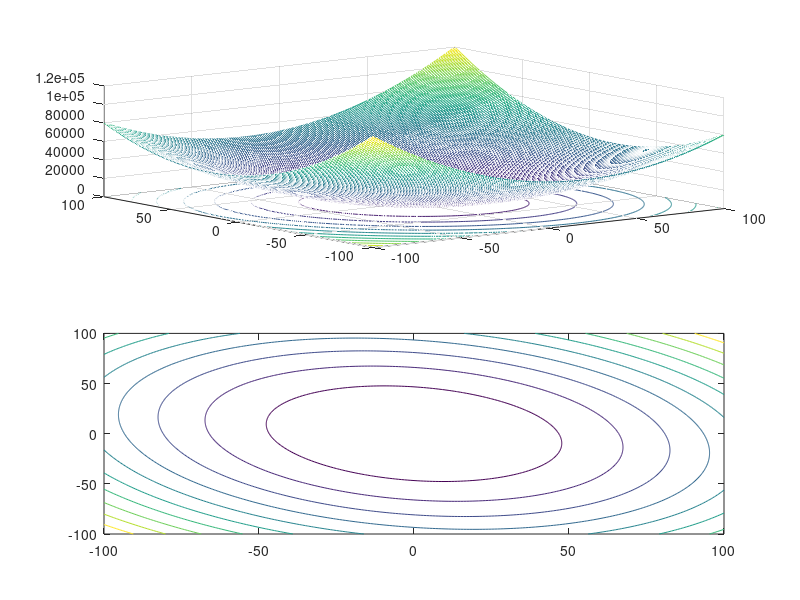

Here is the MATLAB script that generated this plot: (Note: this script raises an error after producing the figure.)
%%%%%%%ECE175 hw2 Problem 1
%%(a)surface and contour plot of function f(x)=x'Ax
[x1,x2]=meshgrid(-100:1:100);
%when b=1;A=[5 1;1 5]
fx=2.*x1.*x2+5*x1.^2+5*x2.^2;
figure
subplot(2,1,1)
meshc(x1,x2,fx);
subplot(2,1,2)
contour(x1,x2,fx);
sgtitle('surface and contour plot when b=1')

%when b=5;A=[5 5;5 5]
fx=10.*x1.*x2+5*x1.^2+5*x2.^2;
figure
subplot(2,1,1)
meshc(x1,x2,fx);
subplot(2,1,2)
contour(x1,x2,fx);
sgtitle('surface and contour plot when b=5')

%when b=10; A=[5 10;10 5]
fx=20.*x1.*x2+5*x1.^2+5*x2.^2;
figure
subplot(2,1,1)
meshc(x1,x2,fx);
subplot(2,1,2)
contour(x1,x2,fx);
sgtitle('surface and contour plot when b=10')

%%(b)eigenvalues of A
%when b=1, the result returns eigenvalues of 4 and 6
A=[5 1;1 5];
e1=eig(A);
%when b=5, the result returns eigenvalues of 0 and 10
A=[5 5;5 5];
e2=eig(A);
%when b=1, the result returns eigenvalues of -5 and 15
A=[5 10;10 5];
e3=eig(A);
